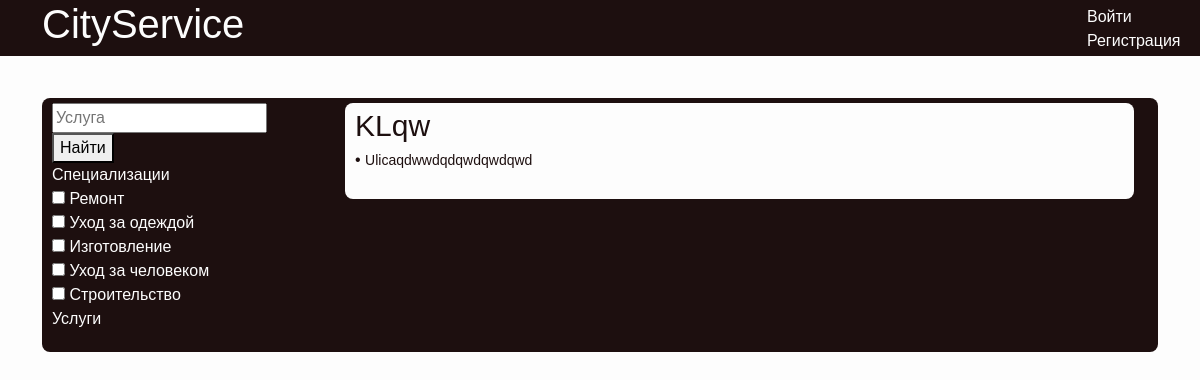
/cityservice/companies, run on an earlier commit of the app's database.
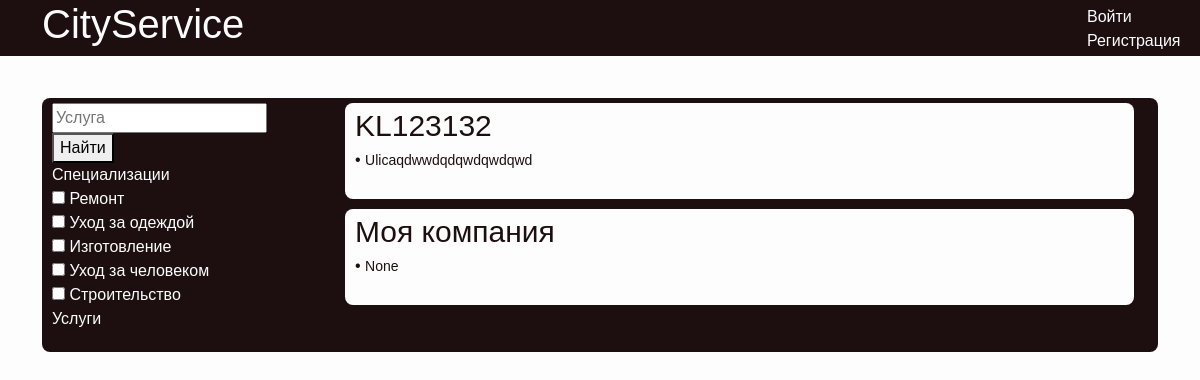
And on a later commit of the database.
### etc/models.py (models this page shows)
class Specialization(models.Model):
    id = models.IntegerField(primary_key=True)
    name = models.CharField(max_length=150, null=False)
    class Meta:
        db_table = "specialization"

class Company(models.Model):
    id = models.IntegerField(primary_key=True)
    name = models.CharField(max_length=150, null=False) #blank = False?
    rank = models.IntegerField(null=True)
    type_of_ownership = models.CharField(max_length=150, null=True)
    address = models.CharField(max_length=200, null=True)
    account = models.ForeignKey(Account, on_delete=models.CASCADE)
    services = models.ManyToManyField(Service)
    specializations = models.ManyToManyField(Specialization)
    holidays = models.ManyToManyField(Holiday)
    day_of_work = models.ManyToManyField(Day_of_work)
    class Meta:
        db_table = "company"

### etc/views.py (the view)
# urls.py: path('cityservice/companies', companies, name='companies'),
def companies(request):
    context = {
        'companies': Company.objects.all()[:10],
        'specs': Specialization.objects.all(),
    }
    return render(request, 'companies.html', context)

### etc/templates/companies.html (shortened to what this page needs)
{% load static %}
<!DOCTYPE html>
<html lang="en">
<head>
    <link href="/static/bootstrap/css/bootstrap.min.css" rel="stylesheet">
    <link href="/static/company_style.css" rel=stylesheet>
</head>
<body>
    <header>
        <div class="container ">
            <div class="row">
                <div class="col-11">
                    <h1 class="text-left cs-h1">CityService</h1>
                </div>
                <div class="col-1 cs-registration">
                    {% if request.user.is_authenticated %}
                        <a href={%url 'account_profile'%} class="cs-a-registr">Профиль</a>
                        <a href={% url 'account_logout'%} class="cs-a-registr">Выйти</a>
                    {% else %}
                        <a href={% url 'account_login'%} class="cs-a-registr">Войти</a>
                        <a href={% url 'account_registration'%} class="cs-a-registr">Регистрация</a>
                    {% endif %}
                </div>
            </div>
        </div>
    </header>
    <hr>
    <div class="container">
    <br>
    <div class="container">
        <div class="row">
            <div class="col-3 cs-panel">
                <form class="cs-form" action="#" method="get">
                    <input placeholder="Услуга" class="cs-input">
                    <button class="cs-button">
                        <span class="cs-span">Найти</span>
                    </button>
                </form>
                <div class="spez-name">Специализации</div>
                <div class="spez">
                    <div class="row">
                        <form method="POST" action="#">
                            {% for spec in specs %}
                            <div class="">
                                    <input name="spec" onclick="a()" id="input_spec" type="checkbox">
                                    <label for="input_spec">{{ spec.name }}</label>
                                    <br>
                            </div>
                            {% endfor %}
                        </form>
                    </div>
                </div>
                <div class="spez-name">Услуги</div>
            </div>
            <div class="col-9 cs-spezi">
                <div class="cs-spezi_list">
                    <div class="container">
                        {% for company in companies %}
                        <div class="row">
                            <div class="column-10">
                                <div class="cs-spez">
                                    <a class="cs-vakansiya-ssilka" href="#">
                                        <span class="cs-vakansiya-name">{{company.name}}</span>
                                    </a>
                                    <br>
                                    <span class="tochka"> • </span>
                                    <span class="cs-vakansiya-company">{{company.address}}</span>
                                    <br>
                                    <br>
                                </div>
                            </div>
                        </div>
                        {% endfor %}
                    </div>
                </div>
            </div>
        </div>
</body>
</html>

What changed in the data, as far as the page shows it:
changed Company "Ulicaqdwwdqdqwdqwdqwd": name "KLqw" → "KL123132"
added Company: name "Моя компания", address "None"
